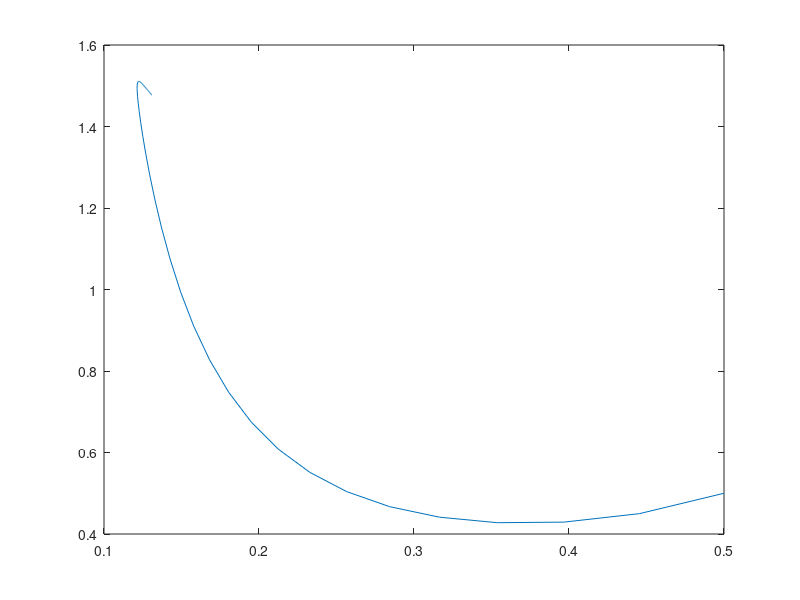

This chart was generated by the following MATLAB code:
 %for x(1) = 0
 %   for y(1) =0
x(1) = 0.5
y(1) = 0.5
%for x_q
        h = 0.1;
        nstep = 100;
        for n = 1:nstep
            x(n + 1) = x(n) + h * (x(n) * ( -1 - x(n) +y(n)) - 0.05 * 0.9 ) ;
            y(n + 1) = y(n) + h * (y(n) * (4 - 2*y(n) - 8*x(n)));
     %   end
        end
        % hold no;
        plot (x,y)
        % end

        % if x(n + 1) < 0
        %     plot(x(n), y(n), 'o')
        % 
        % else 
        %     plot(x(n), y(n), 'r')
        % end

